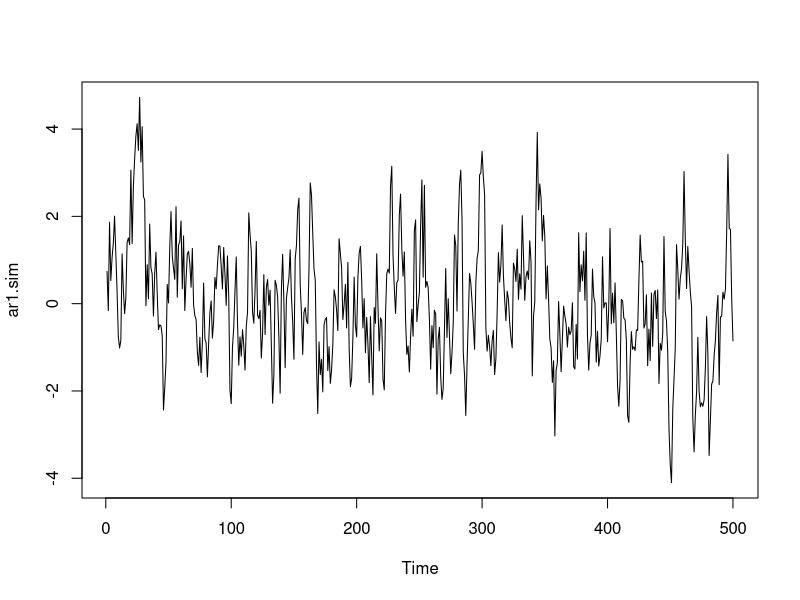
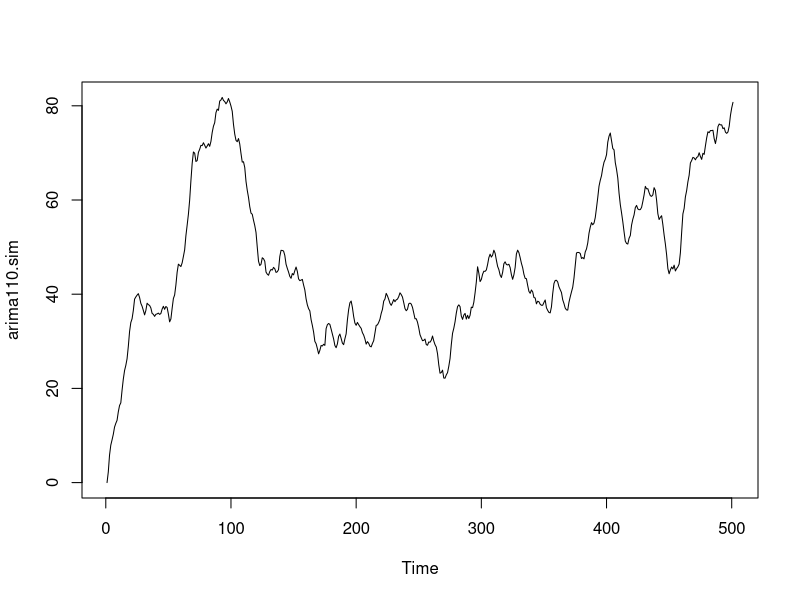
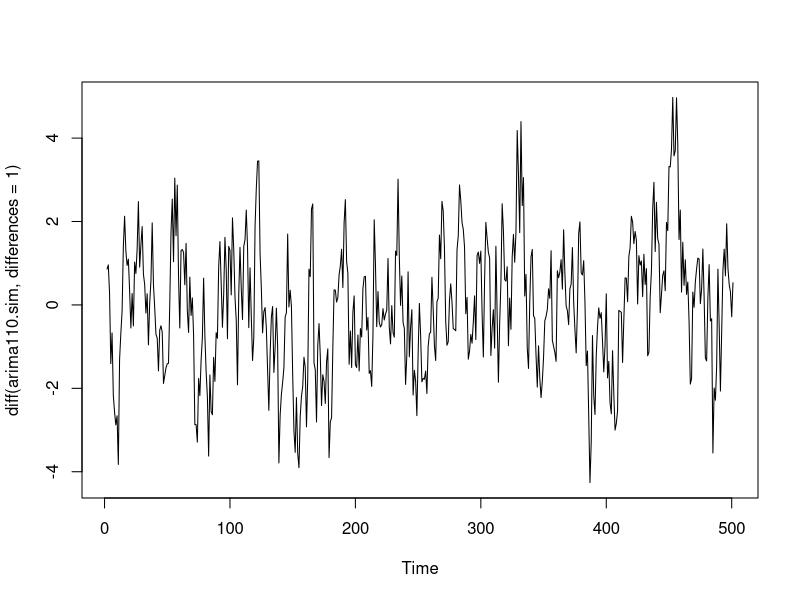
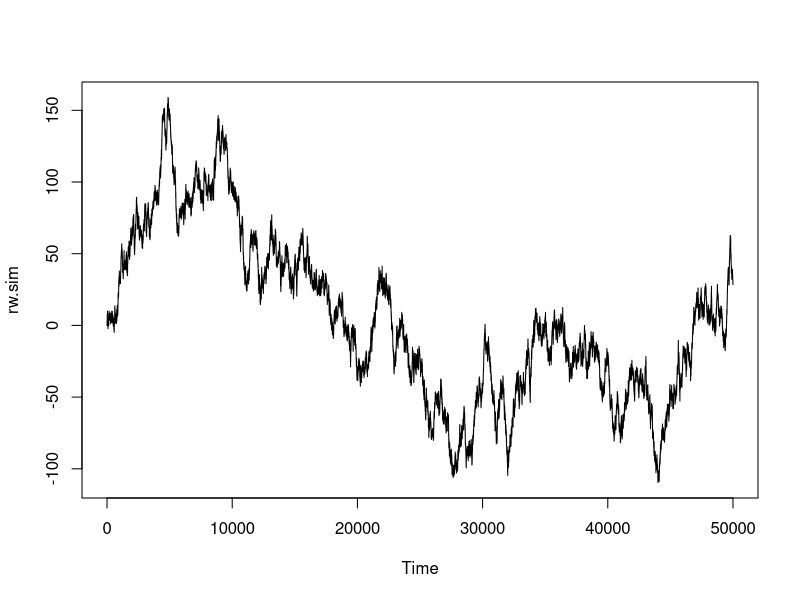
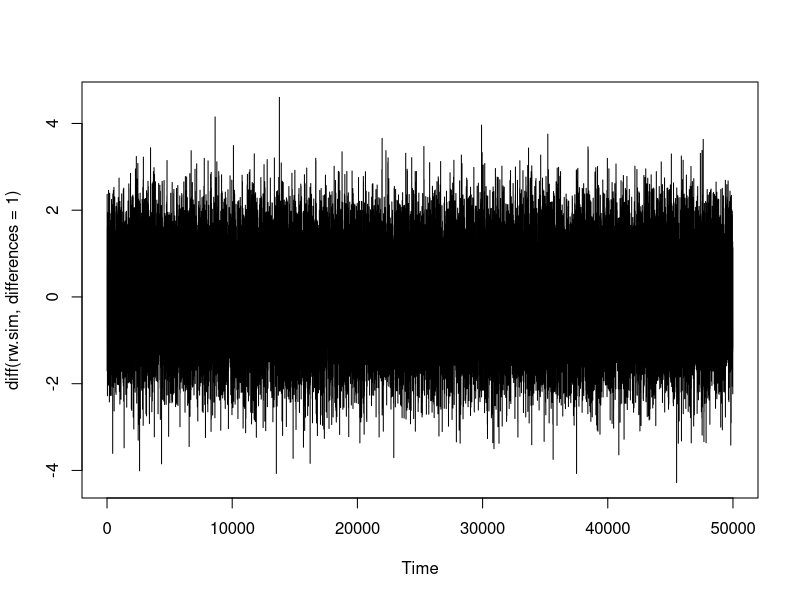

Reproduce these figures in R, in order.
## ---- chunk 1
ar1.sim = arima.sim(list(order = c(1,0,0), ar = 0.7), n =500)
ts.plot(ar1.sim)

## ---- chunk 2
arima110.sim <- arima.sim(list(order = c(1,1,0), ar = 0.7), n =500)
ts.plot(arima110.sim)

## ---- chunk 3
arima110.sim <- arima.sim(list(order = c(1,1,0), ar = 0.7), n =500)
ts.plot(diff(arima110.sim, differences=1))

## ---- chunk 4
rw.sim <- arima.sim(list(order = c(0,1,0)), n =50000)

#Plotando a série original
ts.plot(rw.sim)

## ---- chunk 5
#Plotando a série com uma única diferença
ts.plot(diff(rw.sim, differences=1))

